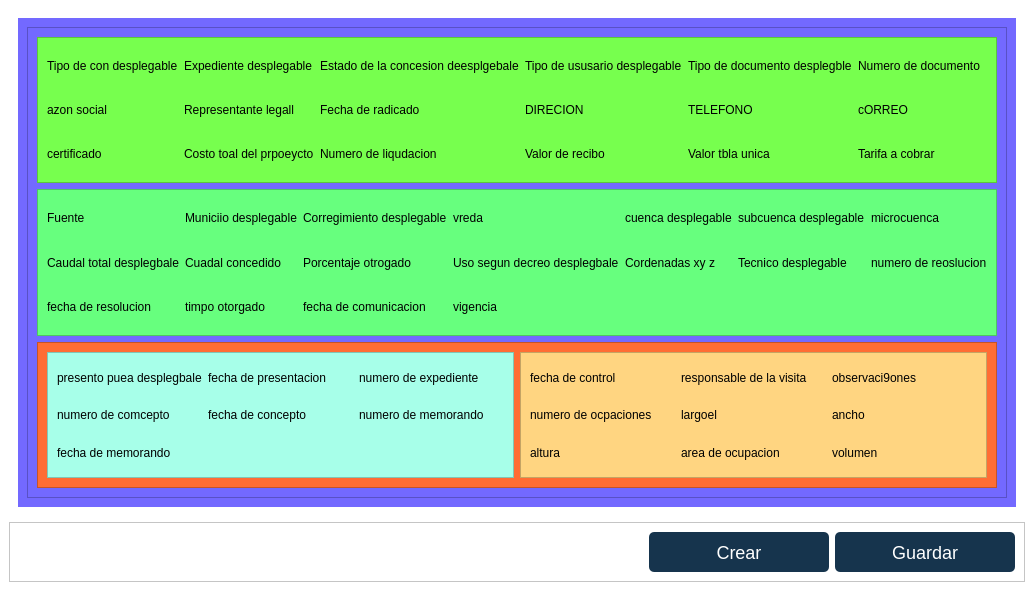
<?xml version="1.0" encoding="UTF-8"?>
<ui version="4.0">
 <class>MainWindow</class>
 <widget class="QMainWindow" name="MainWindow">
  <property name="geometry">
   <rect>
    <x>0</x>
    <y>0</y>
    <width>921</width>
    <height>591</height>
   </rect>
  </property>
  <property name="windowTitle">
   <string>MainWindow</string>
  </property>
  <property name="styleSheet">
   <string notr="true">background-color: rgb(255, 255, 255);</string>
  </property>
  <widget class="QWidget" name="centralwidget">
   <layout class="QGridLayout" name="gridLayout_2">
    <item row="0" column="0">
     <widget class="QWidget" name="gridWidget" native="true">
      <property name="styleSheet">
       <string notr="true"/>
      </property>
      <layout class="QGridLayout" name="gridLayout">
       <item row="0" column="0">
        <widget class="QWidget" name="widget" native="true">
         <property name="styleSheet">
          <string notr="true">background-color: rgb(115, 105, 255);</string>
         </property>
         <layout class="QVBoxLayout" name="verticalLayout">
          <item>
           <widget class="QFrame" name="frame">
            <property name="frameShape">
             <enum>QFrame::StyledPanel</enum>
            </property>
            <property name="frameShadow">
             <enum>QFrame::Raised</enum>
            </property>
            <layout class="QVBoxLayout" name="verticalLayout_2">
             <item>
              <widget class="QFrame" name="frame_6">
               <property name="styleSheet">
                <string notr="true">background-color: rgb(119, 255, 78);</string>
               </property>
               <property name="frameShape">
                <enum>QFrame::StyledPanel</enum>
               </property>
               <property name="frameShadow">
                <enum>QFrame::Raised</enum>
               </property>
               <layout class="QGridLayout" name="gridLayout_3">
                <item row="0" column="4">
                 <widget class="QLabel" name="label">
                  <property name="text">
                   <string>Tipo de con desplegable</string>
                  </property>
                 </widget>
                </item>
                <item row="1" column="4">
                 <widget class="QLabel" name="label_7">
                  <property name="text">
                   <string>azon social</string>
                  </property>
                 </widget>
                </item>
                <item row="1" column="5">
                 <widget class="QLabel" name="label_8">
                  <property name="text">
                   <string>Representante legall</string>
                  </property>
                 </widget>
                </item>
                <item row="1" column="7">
                 <widget class="QLabel" name="label_10">
                  <property name="text">
                   <string>DIRECION</string>
                  </property>
                 </widget>
                </item>
                <item row="1" column="6">
                 <widget class="QLabel" name="label_9">
                  <property name="text">
                   <string>Fecha de radicado</string>
                  </property>
                 </widget>
                </item>
                <item row="1" column="8">
                 <widget class="QLabel" name="label_11">
                  <property name="text">
                   <string>TELEFONO</string>
                  </property>
                 </widget>
                </item>
                <item row="0" column="5">
                 <widget class="QLabel" name="label_2">
                  <property name="text">
                   <string>Expediente desplegable</string>
                  </property>
                 </widget>
                </item>
                <item row="0" column="6">
                 <widget class="QLabel" name="label_3">
                  <property name="text">
                   <string>Estado de la concesion deesplgebale</string>
                  </property>
                 </widget>
                </item>
                <item row="0" column="7">
                 <widget class="QLabel" name="label_4">
                  <property name="text">
                   <string>Tipo de ususario desplegable</string>
                  </property>
                 </widget>
                </item>
                <item row="1" column="9">
                 <widget class="QLabel" name="label_12">
                  <property name="text">
                   <string>cORREO</string>
                  </property>
                 </widget>
                </item>
                <item row="0" column="8">
                 <widget class="QLabel" name="label_5">
                  <property name="text">
                   <string>Tipo de documento desplegble</string>
                  </property>
                 </widget>
                </item>
                <item row="0" column="9">
                 <widget class="QLabel" name="label_6">
                  <property name="text">
                   <string>Numero de documento</string>
                  </property>
                 </widget>
                </item>
                <item row="2" column="4">
                 <widget class="QLabel" name="label_13">
                  <property name="text">
                   <string>certificado </string>
                  </property>
                 </widget>
                </item>
                <item row="2" column="5">
                 <widget class="QLabel" name="label_14">
                  <property name="text">
                   <string>Costo toal del prpoeycto</string>
                  </property>
                 </widget>
                </item>
                <item row="2" column="6">
                 <widget class="QLabel" name="label_15">
                  <property name="text">
                   <string>Numero de liqudacion</string>
                  </property>
                 </widget>
                </item>
                <item row="2" column="7">
                 <widget class="QLabel" name="label_16">
                  <property name="text">
                   <string>Valor de recibo</string>
                  </property>
                 </widget>
                </item>
                <item row="2" column="8">
                 <widget class="QLabel" name="label_17">
                  <property name="text">
                   <string>Valor tbla unica</string>
                  </property>
                 </widget>
                </item>
                <item row="2" column="9">
                 <widget class="QLabel" name="label_18">
                  <property name="text">
                   <string>Tarifa a cobrar</string>
                  </property>
                 </widget>
                </item>
               </layout>
              </widget>
             </item>
             <item>
              <widget class="QFrame" name="frame_5">
               <property name="styleSheet">
                <string notr="true">background-color: rgb(103, 255, 126);</string>
               </property>
               <property name="frameShape">
                <enum>QFrame::StyledPanel</enum>
               </property>
               <property name="frameShadow">
                <enum>QFrame::Raised</enum>
               </property>
               <layout class="QGridLayout" name="gridLayout_4">
                <item row="0" column="6">
                 <widget class="QLabel" name="label_25">
                  <property name="text">
                   <string>microcuenca</string>
                  </property>
                 </widget>
                </item>
                <item row="1" column="0">
                 <widget class="QLabel" name="label_26">
                  <property name="text">
                   <string>Caudal total desplegbale</string>
                  </property>
                 </widget>
                </item>
                <item row="1" column="1">
                 <widget class="QLabel" name="label_27">
                  <property name="text">
                   <string>Cuadal concedido</string>
                  </property>
                 </widget>
                </item>
                <item row="1" column="2">
                 <widget class="QLabel" name="label_28">
                  <property name="text">
                   <string>Porcentaje otrogado</string>
                  </property>
                 </widget>
                </item>
                <item row="1" column="3">
                 <widget class="QLabel" name="label_29">
                  <property name="text">
                   <string>Uso segun decreo desplegbale</string>
                  </property>
                 </widget>
                </item>
                <item row="1" column="4">
                 <widget class="QLabel" name="label_30">
                  <property name="text">
                   <string>Cordenadas xy z</string>
                  </property>
                 </widget>
                </item>
                <item row="1" column="5">
                 <widget class="QLabel" name="label_31">
                  <property name="text">
                   <string>Tecnico desplegable</string>
                  </property>
                 </widget>
                </item>
                <item row="1" column="6">
                 <widget class="QLabel" name="label_32">
                  <property name="text">
                   <string>numero de reoslucion</string>
                  </property>
                 </widget>
                </item>
                <item row="0" column="0">
                 <widget class="QLabel" name="label_19">
                  <property name="text">
                   <string>Fuente</string>
                  </property>
                 </widget>
                </item>
                <item row="0" column="1">
                 <widget class="QLabel" name="label_20">
                  <property name="text">
                   <string>Municiio desplegable</string>
                  </property>
                 </widget>
                </item>
                <item row="0" column="2">
                 <widget class="QLabel" name="label_21">
                  <property name="text">
                   <string>Corregimiento desplegable</string>
                  </property>
                 </widget>
                </item>
                <item row="0" column="4">
                 <widget class="QLabel" name="label_23">
                  <property name="text">
                   <string>cuenca desplegable</string>
                  </property>
                 </widget>
                </item>
                <item row="0" column="5">
                 <widget class="QLabel" name="label_24">
                  <property name="text">
                   <string>subcuenca desplegable</string>
                  </property>
                 </widget>
                </item>
                <item row="2" column="0">
                 <widget class="QLabel" name="label_33">
                  <property name="text">
                   <string>fecha de resolucion</string>
                  </property>
                 </widget>
                </item>
                <item row="2" column="1">
                 <widget class="QLabel" name="label_34">
                  <property name="text">
                   <string>timpo otorgado</string>
                  </property>
                 </widget>
                </item>
                <item row="2" column="2">
                 <widget class="QLabel" name="label_35">
                  <property name="text">
                   <string>fecha de comunicacion</string>
                  </property>
                 </widget>
                </item>
                <item row="2" column="3">
                 <widget class="QLabel" name="label_36">
                  <property name="text">
                   <string>vigencia</string>
                  </property>
                 </widget>
                </item>
                <item row="0" column="3">
                 <widget class="QLabel" name="label_22">
                  <property name="text">
                   <string>vreda</string>
                  </property>
                 </widget>
                </item>
               </layout>
              </widget>
             </item>
             <item>
              <widget class="QFrame" name="frame_3">
               <property name="styleSheet">
                <string notr="true">background-color: rgb(255, 109, 52);</string>
               </property>
               <property name="frameShape">
                <enum>QFrame::StyledPanel</enum>
               </property>
               <property name="frameShadow">
                <enum>QFrame::Raised</enum>
               </property>
               <layout class="QHBoxLayout" name="horizontalLayout_2">
                <item>
                 <widget class="QFrame" name="frame_2">
                  <property name="styleSheet">
                   <string notr="true">background-color: rgb(167, 255, 233);</string>
                  </property>
                  <property name="frameShape">
                   <enum>QFrame::StyledPanel</enum>
                  </property>
                  <property name="frameShadow">
                   <enum>QFrame::Raised</enum>
                  </property>
                  <layout class="QGridLayout" name="gridLayout_5">
                   <item row="0" column="0">
                    <widget class="QLabel" name="label_37">
                     <property name="text">
                      <string>presento puea desplegbale</string>
                     </property>
                    </widget>
                   </item>
                   <item row="0" column="1">
                    <widget class="QLabel" name="label_38">
                     <property name="text">
                      <string>fecha de presentacion</string>
                     </property>
                    </widget>
                   </item>
                   <item row="0" column="2">
                    <widget class="QLabel" name="label_39">
                     <property name="text">
                      <string>numero de expediente</string>
                     </property>
                    </widget>
                   </item>
                   <item row="1" column="0">
                    <widget class="QLabel" name="label_40">
                     <property name="text">
                      <string>numero de comcepto</string>
                     </property>
                    </widget>
                   </item>
                   <item row="1" column="2">
                    <widget class="QLabel" name="label_42">
                     <property name="text">
                      <string>numero de memorando</string>
                     </property>
                    </widget>
                   </item>
                   <item row="1" column="1">
                    <widget class="QLabel" name="label_41">
                     <property name="text">
                      <string>fecha de concepto</string>
                     </property>
                    </widget>
                   </item>
                   <item row="2" column="0">
                    <widget class="QLabel" name="label_43">
                     <property name="text">
                      <string>fecha de memorando</string>
                     </property>
                    </widget>
                   </item>
                  </layout>
                 </widget>
                </item>
                <item>
                 <widget class="QFrame" name="frame_7">
                  <property name="styleSheet">
                   <string notr="true">background-color: rgb(255, 213, 129);</string>
                  </property>
                  <property name="frameShape">
                   <enum>QFrame::StyledPanel</enum>
                  </property>
                  <property name="frameShadow">
                   <enum>QFrame::Raised</enum>
                  </property>
                  <layout class="QGridLayout" name="gridLayout_6">
                   <item row="0" column="2">
                    <widget class="QLabel" name="label_46">
                     <property name="text">
                      <string>observaci9ones</string>
                     </property>
                    </widget>
                   </item>
                   <item row="1" column="1">
                    <widget class="QLabel" name="label_48">
                     <property name="text">
                      <string>largoel</string>
                     </property>
                    </widget>
                   </item>
                   <item row="1" column="0">
                    <widget class="QLabel" name="label_47">
                     <property name="text">
                      <string>numero de ocpaciones</string>
                     </property>
                    </widget>
                   </item>
                   <item row="1" column="2">
                    <widget class="QLabel" name="label_49">
                     <property name="text">
                      <string>ancho</string>
                     </property>
                    </widget>
                   </item>
                   <item row="0" column="0">
                    <widget class="QLabel" name="label_45">
                     <property name="text">
                      <string>fecha de control</string>
                     </property>
                    </widget>
                   </item>
                   <item row="0" column="1">
                    <widget class="QLabel" name="label_44">
                     <property name="text">
                      <string>responsable de la visita</string>
                     </property>
                    </widget>
                   </item>
                   <item row="2" column="0">
                    <widget class="QLabel" name="label_50">
                     <property name="text">
                      <string>altura</string>
                     </property>
                    </widget>
                   </item>
                   <item row="2" column="1">
                    <widget class="QLabel" name="label_51">
                     <property name="text">
                      <string>area de ocupacion</string>
                     </property>
                    </widget>
                   </item>
                   <item row="2" column="2">
                    <widget class="QLabel" name="label_52">
                     <property name="text">
                      <string>volumen</string>
                     </property>
                    </widget>
                   </item>
                  </layout>
                 </widget>
                </item>
               </layout>
              </widget>
             </item>
            </layout>
           </widget>
          </item>
         </layout>
        </widget>
       </item>
      </layout>
     </widget>
    </item>
    <item row="1" column="0">
     <widget class="QFrame" name="frame_4">
      <property name="sizePolicy">
       <sizepolicy hsizetype="Preferred" vsizetype="Fixed">
        <horstretch>0</horstretch>
        <verstretch>0</verstretch>
       </sizepolicy>
      </property>
      <property name="minimumSize">
       <size>
        <width>0</width>
        <height>50</height>
       </size>
      </property>
      <property name="frameShape">
       <enum>QFrame::StyledPanel</enum>
      </property>
      <property name="frameShadow">
       <enum>QFrame::Raised</enum>
      </property>
      <layout class="QHBoxLayout" name="horizontalLayout">
       <item>
        <spacer name="horizontalSpacer">
         <property name="orientation">
          <enum>Qt::Horizontal</enum>
         </property>
         <property name="sizeHint" stdset="0">
          <size>
           <width>40</width>
           <height>20</height>
          </size>
         </property>
        </spacer>
       </item>
       <item alignment="Qt::AlignRight">
        <widget class="QPushButton" name="pushButton_2">
         <property name="sizePolicy">
          <sizepolicy hsizetype="Fixed" vsizetype="Fixed">
           <horstretch>0</horstretch>
           <verstretch>0</verstretch>
          </sizepolicy>
         </property>
         <property name="minimumSize">
          <size>
           <width>180</width>
           <height>40</height>
          </size>
         </property>
         <property name="cursor">
          <cursorShape>PointingHandCursor</cursorShape>
         </property>
         <property name="styleSheet">
          <string notr="true">QPushButton {
    background-color: #16344D; /* Color de fondo */
    border-radius: 5px; /* Bordes redondeaados */
    color: white; /* Color del texto */
    padding: 5px 10px; /* Espaciado interno */
    border: none; /* Elimina el borde predeterminado */
    font-size: 18px; /* Tamaño de fuente */
    text-align: center; /* Alinea el texto a la izquierda */
}

QPushButton:hover {
    background-color: #4C6D8C ; /* Color de fondo al pasar el mouse */
    box-shadow: 0 0 10px rgba(0, 0, 0, 0.5); /* Sombra al pasar el mouse */
    transform: scale(1.02); /* Ligero aumento al pasar el mouse */
    transition: all 0.3s ease-in-out; /* Transición suave */
}

QPushButton::icon {
    padding-right: 5px; /* Espaciado entre el icono y el texto */
}
</string>
         </property>
         <property name="text">
          <string>Crear</string>
         </property>
         <property name="icon">
          <iconset>
           <normaloff>../../assets/iconos/anadir.png</normaloff>../../assets/iconos/anadir.png</iconset>
         </property>
         <property name="iconSize">
          <size>
           <width>24</width>
           <height>24</height>
          </size>
         </property>
        </widget>
       </item>
       <item alignment="Qt::AlignRight">
        <widget class="QPushButton" name="pushButton">
         <property name="sizePolicy">
          <sizepolicy hsizetype="Fixed" vsizetype="Fixed">
           <horstretch>0</horstretch>
           <verstretch>0</verstretch>
          </sizepolicy>
         </property>
         <property name="minimumSize">
          <size>
           <width>180</width>
           <height>40</height>
          </size>
         </property>
         <property name="cursor">
          <cursorShape>PointingHandCursor</cursorShape>
         </property>
         <property name="styleSheet">
          <string notr="true">QPushButton {
    background-color: #16344D; /* Color de fondo */
    border-radius: 5px; /* Bordes redondeaados */
    color: white; /* Color del texto */
    padding: 5px 10px; /* Espaciado interno */
    border: none; /* Elimina el borde predeterminado */
    font-size: 18px; /* Tamaño de fuente */
    text-align: center; /* Alinea el texto a la izquierda */
}

QPushButton:hover {
    background-color: #4C8C6D ; /* Color de fondo al pasar el mouse */
    box-shadow: 0 0 10px rgba(0, 0, 0, 0.5); /* Sombra al pasar el mouse */
    transform: scale(1.02); /* Ligero aumento al pasar el mouse */
    transition: all 0.3s ease-in-out; /* Transición suave */
}

QPushButton::icon {
    padding-right: 5px; /* Espaciado entre el icono y el texto */
}
</string>
         </property>
         <property name="text">
          <string>Guardar</string>
         </property>
         <property name="icon">
          <iconset>
           <normaloff>../../assets/iconos/guardar-el-archivo.png</normaloff>../../assets/iconos/guardar-el-archivo.png</iconset>
         </property>
         <property name="iconSize">
          <size>
           <width>24</width>
           <height>24</height>
          </size>
         </property>
        </widget>
       </item>
      </layout>
     </widget>
    </item>
   </layout>
  </widget>
 </widget>
 <resources/>
 <connections/>
</ui>
